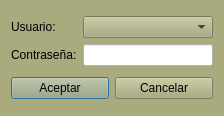
<?xml version="1.0" encoding="UTF-8"?>
<ui version="4.0">
 <class>frmCambiarUsuario</class>
 <widget class="QDialog" name="frmCambiarUsuario">
  <property name="geometry">
   <rect>
    <x>0</x>
    <y>0</y>
    <width>224</width>
    <height>116</height>
   </rect>
  </property>
  <property name="windowTitle">
   <string>Cambiar Usuario</string>
  </property>
  <property name="windowIcon">
   <iconset resource="../maya.qrc">
    <normaloff>:/Icons/PNG/NeuX.png</normaloff>:/Icons/PNG/NeuX.png</iconset>
  </property>
  <property name="styleSheet">
   <string notr="true">background-color: rgb(170, 170, 127);</string>
  </property>
  <layout class="QGridLayout" name="gridLayout_2">
   <item row="0" column="0">
    <layout class="QGridLayout" name="gridLayout">
     <item row="0" column="0">
      <widget class="QLabel" name="label">
       <property name="text">
        <string>Usuario:</string>
       </property>
      </widget>
     </item>
     <item row="1" column="0" colspan="2">
      <widget class="QLabel" name="label_2">
       <property name="text">
        <string>Contraseña:</string>
       </property>
      </widget>
     </item>
     <item row="1" column="2">
      <widget class="QLineEdit" name="lineEdit_2">
       <property name="styleSheet">
        <string notr="true">background-color: rgb(255, 255, 255);</string>
       </property>
       <property name="echoMode">
        <enum>QLineEdit::Password</enum>
       </property>
      </widget>
     </item>
     <item row="0" column="2">
      <widget class="QComboBox" name="cboUsers"/>
     </item>
    </layout>
   </item>
   <item row="1" column="0">
    <layout class="QHBoxLayout" name="horizontalLayout">
     <item>
      <widget class="QPushButton" name="pushButton">
       <property name="text">
        <string>Aceptar</string>
       </property>
       <property name="icon">
        <iconset resource="../maya.qrc">
         <normaloff>:/Icons/PNG/OK.png</normaloff>:/Icons/PNG/OK.png</iconset>
       </property>
       <property name="iconSize">
        <size>
         <width>30</width>
         <height>30</height>
        </size>
       </property>
      </widget>
     </item>
     <item>
      <widget class="QPushButton" name="pushButton_2">
       <property name="text">
        <string>Cancelar</string>
       </property>
       <property name="icon">
        <iconset resource="../maya.qrc">
         <normaloff>:/Icons/PNG/close.png</normaloff>:/Icons/PNG/close.png</iconset>
       </property>
       <property name="iconSize">
        <size>
         <width>30</width>
         <height>30</height>
        </size>
       </property>
      </widget>
     </item>
    </layout>
   </item>
  </layout>
 </widget>
 <tabstops>
  <tabstop>lineEdit_2</tabstop>
  <tabstop>pushButton</tabstop>
  <tabstop>pushButton_2</tabstop>
 </tabstops>
 <resources>
  <include location="../maya.qrc"/>
 </resources>
 <connections>
  <connection>
   <sender>pushButton_2</sender>
   <signal>clicked()</signal>
   <receiver>frmCambiarUsuario</receiver>
   <slot>close()</slot>
   <hints>
    <hint type="sourcelabel">
     <x>562</x>
     <y>250</y>
    </hint>
    <hint type="destinationlabel">
     <x>556</x>
     <y>81</y>
    </hint>
   </hints>
  </connection>
  <connection>
   <sender>pushButton</sender>
   <signal>clicked()</signal>
   <receiver>frmCambiarUsuario</receiver>
   <slot>accept()</slot>
   <hints>
    <hint type="sourcelabel">
     <x>411</x>
     <y>250</y>
    </hint>
    <hint type="destinationlabel">
     <x>440</x>
     <y>79</y>
    </hint>
   </hints>
  </connection>
 </connections>
</ui>
